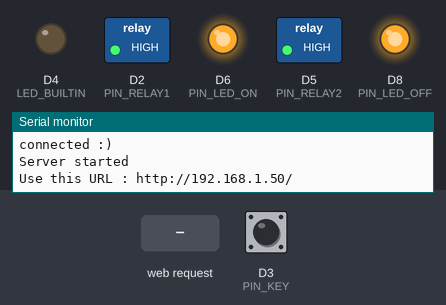
A sketch run on a simulated ESP8266 (NodeMCU). Parts: switched loads named in the sketch (green lamp = pin HIGH), output pins drawn as LEDs (lit = HIGH, except the on-board LED, lit = LOW), the last lines printed to the serial monitor. Inputs (shaded band) come from the test bench; at power-on: D3 (PIN_KEY) HIGH. WiFi joins after 1.5 s; servers stay silent unless stated.

Above: at 4.8 s.
4.9 s: D3 (PIN_KEY) pulled LOW for 0.15 s
At 5.9 s:
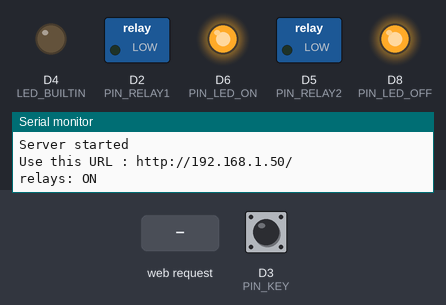
6.5 s: HTTP request GET /timeroff received
At 7.6 s:
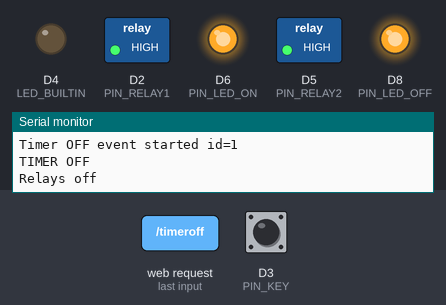
8.0 s: HTTP request GET /timeroff received
9.5 s: D3 (PIN_KEY) pulled LOW for 1 s
At 11.7 s:
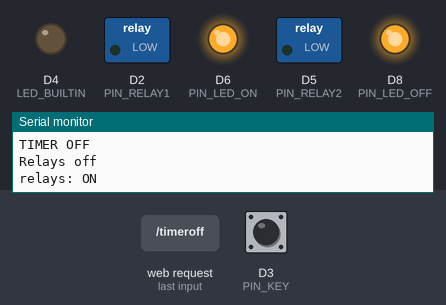
12.0 s: HTTP request GET /relay received
At 12.9 s:
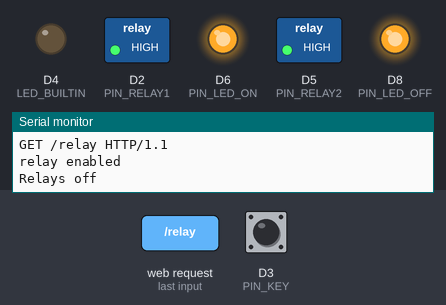
13.5 s: D3 (PIN_KEY) pulled LOW for 3.2 s
At 17.8 s:
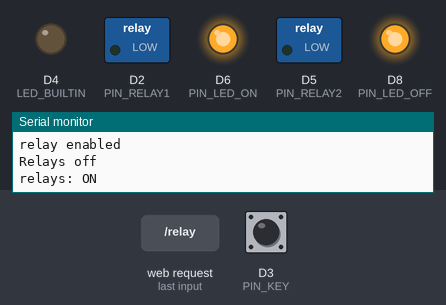
Timing chart, 0 to 19.2 s (numbered marks = the images above; inputs shaded):
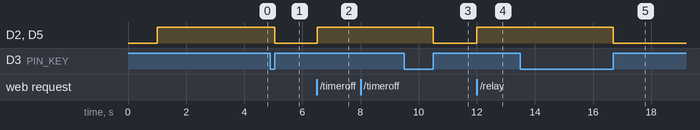

The sketch:

main.ino
```cpp
#include <Arduino.h>
#include <TaskScheduler.h>
#include <WiFiManager.h>
#include <stdlib.h>
#include "Timer.h"
#include <queue>

#define PIN_KEY D3
const int PIN_RELAY1 = D2;
const int PIN_RELAY2 = D5;
const int PIN_LED_ON = D6;
const int PIN_LED_OFF = D8;


long buttonDebounce = 200;
long long buttonTime = 0;

bool lastPinValue = HIGH;
bool currentValue;

int state = HIGH;      // the current state of the output pin

WiFiServer server(80);
WiFiManager wifiManager;

Timer t;

Scheduler runner;
void serverLoop();
void timerLoop();
void buttonLoop();
bool serverSetup();


Task serverTask(100, TASK_FOREVER, &serverLoop, NULL, false, &serverSetup);
Task buttonTask(50, TASK_FOREVER, &buttonLoop, NULL, false);
Task timerTask(50, TASK_FOREVER, &timerLoop, NULL, false);

std::queue<int> timerQueue;

void doAfterOn()
{
  Serial.println("TIMER ON");
  state = LOW;
  digitalWrite(PIN_RELAY1, state);
  digitalWrite(PIN_RELAY2, state);

  digitalWrite(PIN_LED_ON, HIGH);
  Serial.println("Relays on");
}
void doAfterOff()
{
  Serial.println("TIMER OFF");
  state = HIGH;
  digitalWrite(PIN_RELAY1, state);
  digitalWrite(PIN_RELAY2, state);

  digitalWrite(PIN_LED_OFF, HIGH);
  Serial.println("Relays off");
}

void buttonLoop() {
  currentValue = digitalRead(PIN_KEY);
  if (currentValue == HIGH && lastPinValue == LOW &&
      millis() - buttonTime > buttonDebounce) {
    state = !state;

    digitalWrite(PIN_RELAY1 , state);
    digitalWrite(PIN_RELAY2 , state);
    Serial.print("relays: ");
    Serial.println(state ? "OFF" : "ON");

    buttonTime = millis();
  }

  lastPinValue = currentValue;
}

void timerLoop(){
   t.update();
}


void setup () {
  Serial.begin(115200);
      // Off LED
  delay(1000);
  pinMode(LED_BUILTIN, OUTPUT);
  digitalWrite(LED_BUILTIN, HIGH);


  pinMode(PIN_RELAY1, OUTPUT);
  pinMode(PIN_RELAY2, OUTPUT);
  pinMode(PIN_KEY, INPUT_PULLUP);
  pinMode(PIN_LED_ON, OUTPUT);
  pinMode(PIN_LED_OFF, OUTPUT);

  digitalWrite(PIN_RELAY1, state);
  digitalWrite(PIN_RELAY2, state);
  digitalWrite(PIN_LED_ON, HIGH);
  digitalWrite(PIN_LED_OFF, HIGH);


  // Inint task schedueler
  runner.init();
  runner.addTask(serverTask);
  runner.addTask(buttonTask);
  runner.addTask(timerTask);
  delay(100);

  serverTask.enable();
  buttonTask.enable();
  timerTask.enable();
}


void loop () {
  runner.execute();
}
```

server.ino
```cpp
bool serverSetup() {
  Serial.println("Server setup");
  // Start WifiManager
  wifiManager.setSTAStaticIPConfig(IPAddress(192, 168, 31, 200), IPAddress(192, 168, 31, 1), IPAddress(255, 255, 255, 0));
  delay(1000);
  wifiManager.autoConnect("Relay");
  Serial.println("connected :)");

  // Start Server
  Serial.println("Server started");
  server.begin();

  // Print the IP address
  Serial.print("Use this URL : ");
  Serial.print("http://");
  Serial.print(WiFi.localIP());
  Serial.println("/");
}

void serverLoop() {
  WiFiClient client = server.available();
  if (!client) {
    return;
  }

  // Wait until the client sends some data
  Serial.println("main new client");

  // Read the first line of the request
  String request = client.readStringUntil('\r');
  Serial.println(request);
  client.flush();

  // Return the response
  client.println("HTTP/1.1 200 OK");
  client.println("Content-Type: text/html");
  client.println(""); //  do not forget this one

  if (request.indexOf("/relay") != -1) {
    Serial.println("relay enabled");


    if (state == LOW) {
      Serial.println("Relays off");
      client.println("relays turned off");
      state = HIGH;
      digitalWrite(PIN_RELAY1, state);
      digitalWrite(PIN_RELAY2, state);
    } else {
      Serial.println("Relays on");
      client.println("relays turned on");
      state = LOW;
      digitalWrite(PIN_RELAY1, state);
      digitalWrite(PIN_RELAY2, state);

    }

  }

  if (request.indexOf("/timeron") != -1) {
    Serial.print("timer ON set: ");
    client.print("timer ON set: ");
    char tmr[4];
    memcpy( tmr, &request[12], 3 );
    tmr[4] = '\0';
    int relayTimer = strtol( tmr, NULL, 10);
    Serial.println(relayTimer);
    client.println(relayTimer);

    int afterEvent = t.after(relayTimer * 1000 * 60, doAfterOn);
    digitalWrite(PIN_LED_ON, LOW);
    timerQueue.push(afterEvent);
    Serial.print("Timer ON event started id=");
    Serial.println(afterEvent);

  }

  if (request.indexOf("/timeroff") != -1) {
    Serial.print("timer OFF set: ");
    client.print("timer OFF set: ");
    char tmr[4];
    memcpy( tmr, &request[13], 3 );
    tmr[4] = '\0';
    int relayTimer = strtol( tmr, NULL, 10);
    Serial.println(relayTimer);
    client.println(relayTimer);

    int afterEvent = t.after(relayTimer * 1000 * 60, doAfterOff);
    digitalWrite(PIN_LED_OFF, LOW);
    timerQueue.push(afterEvent);
    Serial.print("Timer OFF event started id=");
    Serial.println(afterEvent);

  }

  if (request.indexOf("/stoptimers") != -1) {
    Serial.print("Stopping All timers...");
    client.print("Stopping All timers...");

    while(!timerQueue.empty()){
      t.stop(timerQueue.front());
      timerQueue.pop();
    }
    digitalWrite(PIN_LED_ON, HIGH);
    digitalWrite(PIN_LED_OFF, HIGH);
    Serial.print("All timers stoped");
    client.print("All timers stoped");

  }


  if (request.indexOf("/wifireset") != -1) {
    Serial.println("reset wifi");
    client.println("reset wifi");
    wifiManager.resetSettings();
  }

}
```

Measured:
- after the input at 4.9 s, D2 (PIN_RELAY1), D5 (PIN_RELAY2): HIGH → LOW after 0.15 s
- after the input at 6.5 s, D2 (PIN_RELAY1), D5 (PIN_RELAY2): LOW → HIGH at once
- after the input at 9.5 s, D2 (PIN_RELAY1), D5 (PIN_RELAY2): HIGH → LOW after 1.0 s
- after the input at 12.0 s, D2 (PIN_RELAY1), D5 (PIN_RELAY2): LOW → HIGH at once
- after the input at 13.5 s, D2 (PIN_RELAY1), D5 (PIN_RELAY2): HIGH → LOW after 3.2 s
